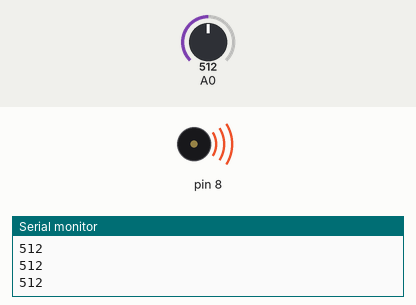
The sketch below on a simulated Arduino Uno, built with avr-gcc and run on an emulated ATmega328P. Shown: buzzer (waves = sounding), the last lines printed to the serial monitor. The inputs (shaded band) are chosen by the test bench; at power-on: A0 = 512.

Above: at 1.2 s.
1.3 s: A0 set to 527
At 1.9 s:
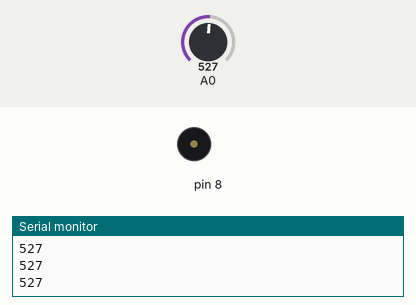
2.8 s: A0 set to 511
At 3.1 s:
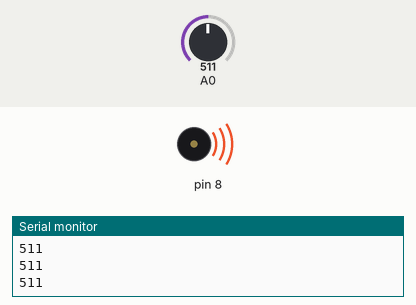
4.3 s: A0 set to 306
At 5.4 s:
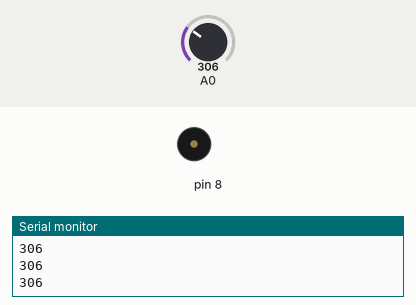
Timing chart, 0 to 7.3 s (numbered marks = the images above; inputs shaded):
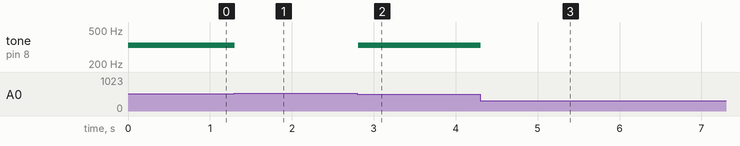

The sketch:

Project_07_Keyboard.ino
```cpp
int notes[] = {262, 294, 330, 349};

void setup() {
  Serial.begin(9600);
}

void loop() {
  int keyVal = analogRead(A0);
  Serial.println(keyVal);
  if (keyVal == 1023) {
    tone(8, notes[0]);
  } else if (keyVal >= 1000 && keyVal <= 1005) {
      tone(8, notes[1]);
  } else if (keyVal >= 509 && keyVal <= 512) {
      tone(8, notes[2]);
  } else if (keyVal >= 7 && keyVal <= 10) {
      tone(8, notes[3]);
  } else {
    noTone(8);
  }
}
```

Measured:
- the behaviour switches between 512 and 513 on A0 (found by bisection; images 0 and 1)
- after the input at 1.3 s, tone on pin 8: 330 Hz → silent at once
- after the input at 2.8 s, tone on pin 8: silent → 330 Hz at once
- after the input at 4.3 s, tone on pin 8: 330 Hz → silent at once
